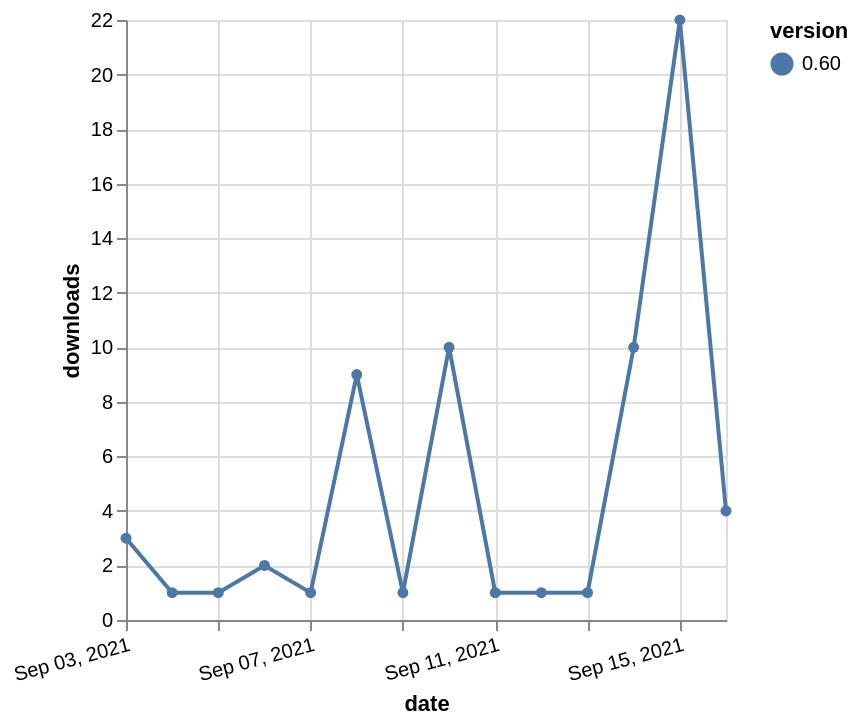

The specification (Vega-Lite) saved for this image:
### Vega-Lite specification from a JSON file in a GitHub repository (floating-point values rounded to 4 significant figures)
{"$schema": "https://vega.github.io/schema/vega-lite/v5.json", "description": "A simple bar chart with embedded data.", "data": {"values": [{"date": "2021-09-03", "total": 3845, "delta": 3, "version": "0.60"}, {"date": "2021-09-04", "total": 3846, "delta": 1, "version": "0.60"}, {"date": "2021-09-05", "total": 3847, "delta": 1, "version": "0.60"}, {"date": "2021-09-06", "total": 3849, "delta": 2, "version": "0.60"}, {"date": "2021-09-07", "total": 3850, "delta": 1, "version": "0.60"}, {"date": "2021-09-08", "total": 3859, "delta": 9, "version": "0.60"}, {"date": "2021-09-09", "total": 3860, "delta": 1, "version": "0.60"}, {"date": "2021-09-10", "total": 3870, "delta": 10, "version": "0.60"}, {"date": "2021-09-11", "total": 3871, "delta": 1, "version": "0.60"}, {"date": "2021-09-12", "total": 3872, "delta": 1, "version": "0.60"}, {"date": "2021-09-13", "total": 3873, "delta": 1, "version": "0.60"}, {"date": "2021-09-14", "total": 3883, "delta": 10, "version": "0.60"}, {"date": "2021-09-15", "total": 3905, "delta": 22, "version": "0.60"}, {"date": "2021-09-16", "total": 3909, "delta": 4, "version": "0.60"}]}, "width": "container", "mark": {"type": "line", "point": {"filled": true}}, "encoding": {"x": {"field": "date", "type": "temporal", "timeUnit": "yearmonthdate", "title": "date", "axis": {"labelAngle": -15}}, "y": {"field": "delta", "type": "quantitative", "title": "downloads"}, "color": {"field": "version", "type": "nominal"}, "tooltip": {"field": "delta"}}}
